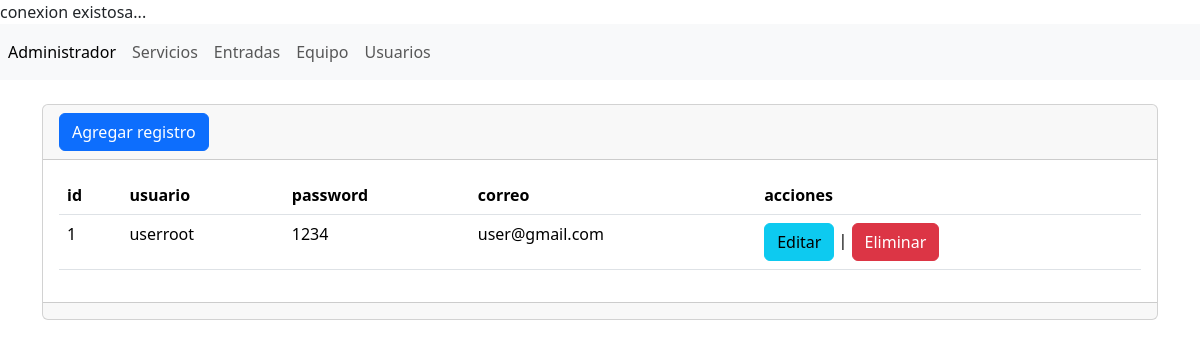
/admin/secciones/usuarios/index.php, run on the app's committed database.
### tables this page shows
CREATE TABLE `tbl_usuarios` (
  `id` int(11) NOT NULL,
  `usuario` varchar(255) NOT NULL,
  `password` varchar(255) NOT NULL,
  `correo` varchar(255) NOT NULL
);

### admin/secciones/usuarios/index.php (the view, shortened to what this page needs)
<?php
include("../../db.php");
$sentecia=$conexion->prepare("SELECT * FROM `tbl_usuarios`");
$sentecia->execute();
$lista_usuarios= $sentecia->fetchAll(PDO::FETCH_ASSOC);
include("../../templaces/header.php");?>
<div
    class="table-responsive-sm"
>
<div class="card">
    <div class="card-header"> <a
        name=""
        id=""
        class="btn btn-primary"
        href="crear.php"
        role="button"
        >Agregar registro</a> </div>
    <div class="card-body">
        <table
            class="table"
        >
            <thead>
                <tr>
                    <th scope="col">id</th>
                    <th scope="col">usuario</th>
                    <th scope="col">password</th>
                    <th scope="col">correo</th>
                    <th scope="col">acciones</th>
                </tr>
            </thead>
            <tbody>
            <?PHP  foreach($lista_usuarios as $resgistros){ ?>
                <tr class="">
                    <td><?php echo $resgistros['id']?></td>
                    <td><?php echo $resgistros['usuario']?></td>
                    <td><?php echo $resgistros['password']?></td>
                    <td><?php echo $resgistros['correo']?></td>
                    <td>
                    <a
                        name=""
                        id=""
                        class="btn btn-info"
                        href="editar.php?txtid=<?php echo $resgistros['id']; ?>"
                        role="button"
                        >Editar</a
                        >
                        |
                        <a
                        name=""
                        id=""
                        class="btn btn-danger"
                        href="index.php?txtid=<?php echo $resgistros['id']; ?>"
                        role="button"
                        >Eliminar</a
                        >
                    </td>
                </tr>
                <?php }?>
            </tbody>
        </table>
    </div>
    <div class="card-footer text-muted"></div>
</div>
</div>
<?php include("../../templaces/footer.php");?>

### data on the page
tbl_usuarios: id "1", usuario "userroot", password "1234", correo "user@gmail.com"
